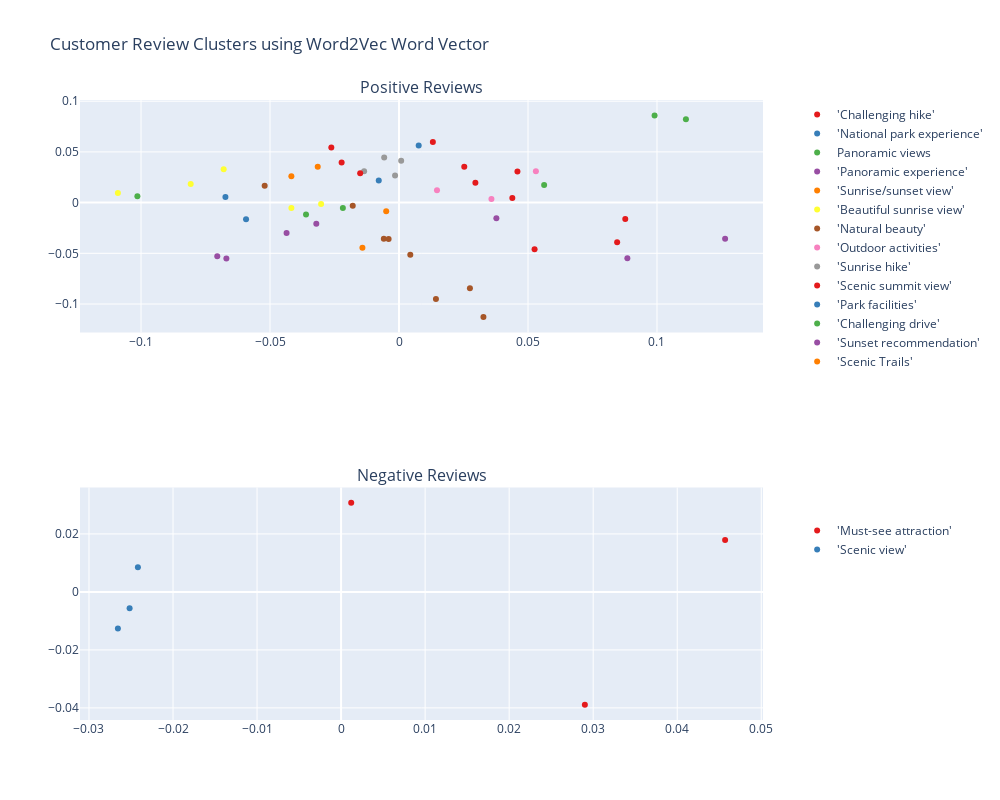

The cell this chart's notebook holds for it:
### Markdown cell above
## Clustering

### Code cell
# Filter the dataset based on "business_id"
selected_data = select_dataset(train_dataset, business_id, sentiment_model)
print(f"Business name: {selected_data['business_name'].unique()[0]}\n")

# Get the word vector from the pretrained transformer model
selected_data["w2v"] = w2v_encoder.transform(selected_data["clean_text"])

# Initialize evaluation results
evaluation = []

# Initialize subplots
fig = make_subplots(rows=2, cols=1, 
                    subplot_titles=["Positive Reviews", "Negative Reviews"])

for i, sentiment in enumerate(["positive", "negative"], start=1):

    # Prepare data for clustering by filtering it based on the sentiment
    X = selected_data[selected_data["sentiment"] == sentiment].copy()
    X_ = np.vstack(X["w2v"].values)
    print(f"Number of {sentiment} reviews: {len(X)}")

    # Clustering
    clust = HDBSCANClustering(apply_dim_reduction=True)
    X["label"] = clust.fit_transform(X_)

    # Evaluation
    evaluation.append(evaluate_cluster(X_, X["label"], sentiment))

    # Clusters' topic extraction
    cluster_text = get_cluster_centroids(X, "w2v", "label", n=2)
    cluster_label = {}
    for key in cluster_text:
        cluster_label[key] = name_cluster("\n".join(cluster_text[key]))
    
    # Fill label as "Other" for reviews considered as noise by HDBSCAN
    X["label"] = X["label"].map(cluster_label).fillna("Other")

    # Visualization
    visualize_cluster(fig, X, "w2v", "label",
                      row=i, sentiment=sentiment, show_outliers=False)

    print()

fig.update_layout(
    height=800,
    width=1000,
    title="Customer Review Clusters using Word2Vec Word Vector",
    legend=dict(
        yanchor="top",
        y=1.0,
        xanchor="left",
        x=1.05,
        tracegroupgap=150
    )
)
fig.show()

### Figure 1 — Plotly figure (JSON) as saved in the notebook; plotly's stock layout.template omitted (floating-point values rounded to 4 significant figures)
{"data": [{"customdata": [["the summit at just over 10k feet makes you work for your hikes, especially the climb back out of the crater!  ", "'Challenging hike'"], ["was a cool place, almost had hypothermia from the bad weather though so be super prepared!", "'Challenging hike'"], ["ultra rad! wickedly mystic spot!", "'Challenging hike'"], ["the bamboo forest was dark as you make your way through to some incredible waterfall views.", "'Challenging hike'"], ["it was a moderate hike during the wet months as it was fairly slippery for 3.7 miles roundtrip, but totally doable.", "'Challenging hike'"], ["it's a beautiful place, has couple of trails which starts from here.", "'Challenging hike'"]], "hovertemplate": "label=%{customdata[1]}<br>clean_text=%{customdata[0]}<extra></extra>", "legendgroup": "1", "marker": {"color": "rgb(228,26,28)", "symbol": "circle"}, "mode": "markers", "name": "'Challenging hike'", "orientation": "v", "showlegend": true, "type": "scatter", "x": [0.0877, 0.08456, 0.04591, 0.05255, 0.02961, 0.04393], "xaxis": "x", "y": [-0.01605, -0.03911, 0.03058, -0.04591, 0.01966, 0.004456], "yaxis": "y"}, {"customdata": [["the national park includes an extinct volcano on a tropical island and is one of the most stunning parks in the whole of the us.", "'National park experience'"], ["i did the sunset and star gazing your on halloween with a full moon!", "'National park experience'"]], "hovertemplate": "label=%{customdata[1]}<br>clean_text=%{customdata[0]}<extra></extra>", "legendgroup": "1", "marker": {"color": "rgb(55,126,184)", "symbol": "circle"}, "mode": "markers", "name": "'National park experience'", "orientation": "v", "showlegend": true, "type": "scatter", "x": [-0.06728, -0.05929], "xaxis": "x", "y": [0.005646, -0.01642], "yaxis": "y"}, {"customdata": [["the summit can be easily reached by car, so that everyone can enjoy the views from the peaks, which usually involve being higher than the clouds and can include the whole island and beyond without.", "Panoramic views"], ["great and awesome amazing experience that only a frew in the world have been.. a must have on your bucket list.....", "Panoramic views"], ["we did the sunrise and then the bike ride down the mountain very fun and also challenging", "Panoramic views"]], "hovertemplate": "label=%{customdata[1]}<br>clean_text=%{customdata[0]}<extra></extra>", "legendgroup": "1", "marker": {"color": "rgb(77,175,74)", "symbol": "circle"}, "mode": "markers", "name": "Panoramic views", "orientation": "v", "showlegend": true, "type": "scatter", "x": [-0.03604, -0.02176, -0.1014], "xaxis": "x", "y": [-0.01163, -0.005425, 0.006367], "yaxis": "y"}, {"customdata": [["if there are a very small group of you with two cars, one-way trips from top to bottom or bottom to top may be more enjoyable.", "'Panoramic experience'"], ["there are several lookout points on your way up to the crater which are great and offer amazing views!", "'Panoramic experience'"], ["a great place to change your outlook on life.", "'Panoramic experience'"]], "hovertemplate": "label=%{customdata[1]}<br>clean_text=%{customdata[0]}<extra></extra>", "legendgroup": "1", "marker": {"color": "rgb(152,78,163)", "symbol": "circle"}, "mode": "markers", "name": "'Panoramic experience'", "orientation": "v", "showlegend": true, "type": "scatter", "x": [0.1264, 0.03774, 0.08851], "xaxis": "x", "y": [-0.03572, -0.01544, -0.05484], "yaxis": "y"}, {"customdata": [["i highly recommend a visit for sunrise or sunset, too.", "'Sunrise/sunset view'"], ["i think the sunsets are prettier, and you'll see more variation of colours; but there's something wonderful about seeing the sunrise from the summit before tackling a day-long hike!  ", "'Sunrise/sunset view'"]], "hovertemplate": "label=%{customdata[1]}<br>clean_text=%{customdata[0]}<extra></extra>", "legendgroup": "1", "marker": {"color": "rgb(255,127,0)", "symbol": "circle"}, "mode": "markers", "name": "'Sunrise/sunset view'", "orientation": "v", "showlegend": true, "type": "scatter", "x": [-0.01418, -0.004961], "xaxis": "x", "y": [-0.04452, -0.008449], "yaxis": "y"}, {"customdata": [["we got clouds on our sunrise reservation but the pure quiet and seeing how small we all are is truly breathtaking.", "'Beautiful sunrise view'"], ["it has astonishing views, the driving up the mountain was a little long, but amusing for my kids, also entertaining and great view all the way.", "'Beautiful sunrise view'"], ["must visit place  stunning sunrise , and be advised to dress very warm.", "'Beautiful sunrise view'"], ["breathtaking experiences the sunset and sunrise make sure you dress appropriately very very warm clothes", "'Beautiful sunrise view'"], [" to watch the sunrise, blankets are a must... even when the sun rises, you can still see the wonderful scenery.", "'Beautiful sunrise view'"]], "hovertemplate": "label=%{customdata[1]}<br>clean_text=%{customdata[0]}<extra></extra>", "legendgroup": "1", "marker": {"color": "rgb(255,255,51)", "symbol": "circle"}, "mode": "markers", "name": "'Beautiful sunrise view'", "orientation": "v", "showlegend": true, "type": "scatter", "x": [-0.03021, -0.06796, -0.109, -0.04171, -0.08074], "xaxis": "x", "y": [-0.001391, 0.03292, 0.009548, -0.005238, 0.01836], "yaxis": "y"}, {"customdata": [["words cannot describe just how amazing our creator made such a lovely place...", "'Natural beauty'"], ["it's a good change of scenery from your maui beaches.", "'Natural beauty'"], ["beautiful drive up the mountain through many distinct environments.", "'Natural beauty'"], ["the drive up was long for us, but because we took our time to enjoy the changing sceneries.  highly recommended.", "'Natural beauty'"], ["crazy cool volcano to visit when you're in maui.", "'Natural beauty'"], ["but about the scared mountain its beautiful..if going be respectful also no taking rocks or sand", "'Natural beauty'"], ["beautiful volcano....looks like you're on mars....", "'Natural beauty'"], ["amazing views of a dormant super volcano sitting above the clouds!", "'Natural beauty'"]], "hovertemplate": "label=%{customdata[1]}<br>clean_text=%{customdata[0]}<extra></extra>", "legendgroup": "1", "marker": {"color": "rgb(166,86,40)", "symbol": "circle"}, "mode": "markers", "name": "'Natural beauty'", "orientation": "v", "showlegend": true, "type": "scatter", "x": [0.004374, 0.01432, -0.05207, -0.004031, 0.02748, -0.01794, 0.03272, -0.00588], "xaxis": "x", "y": [-0.05134, -0.09516, 0.0167, -0.03589, -0.08443, -0.00302, -0.1129, -0.03569], "yaxis": "y"}, {"customdata": [["we entered on road to hana to access the pipiwai trail (best hike to see amazing waterfalls and bamboo forests).", "'Outdoor activities'"], ["also folks bicycle to the top, this is considered as one of the greatest bike climbs in the world.", "'Outdoor activities'"], [" i don’t hesitate to pick the best place in hawaii haley color is picked.", "'Outdoor activities'"]], "hovertemplate": "label=%{customdata[1]}<br>clean_text=%{customdata[0]}<extra></extra>", "legendgroup": "1", "marker": {"color": "rgb(247,129,191)", "symbol": "circle"}, "mode": "markers", "name": "'Outdoor activities'", "orientation": "v", "showlegend": true, "type": "scatter", "x": [0.01472, 0.03582, 0.05306], "xaxis": "x", "y": [0.01213, 0.003476, 0.03104], "yaxis": "y"}, {"customdata": [["got up at 3 and reached 10,000 feet above the sea to witness the most beautiful sunrise with clouds as audience.", "'Sunrise hike'"], ["the sunset is beautiful, but be sure to wear warm clothes because the temperature drops once the sun starts setting.", "'Sunrise hike'"], ["the hike was amazing, but the kids weren't quite up to going 11 miles.", "'Sunrise hike'"], ["best place to watch the sunrise,  pack warm!", "'Sunrise hike'"]], "hovertemplate": "label=%{customdata[1]}<br>clean_text=%{customdata[0]}<extra></extra>", "legendgroup": "1", "marker": {"color": "rgb(153,153,153)", "symbol": "circle"}, "mode": "markers", "name": "'Sunrise hike'", "orientation": "v", "showlegend": true, "type": "scatter", "x": [-0.001526, -0.005745, -0.01352, 0.0008425], "xaxis": "x", "y": [0.02668, 0.04458, 0.03099, 0.0413], "yaxis": "y"}, {"customdata": [["you don't want to miss this day trip while on the island.", "'Scenic summit view'"], ["beautiful drive with amazing scene of the coastline, roaming cattle, and tasty fruit stands.", "'Scenic summit view'"], ["we arrived at the summit when it was sunny, so the wind was not high, and the temperature was cool - not cold as we thought.", "'Scenic summit view'"], ["long drive up the mountain but well worth the trip.", "'Scenic summit view'"], ["it is a long winding drive to the summit, but it is really worth it.", "'Scenic summit view'"]], "hovertemplate": "label=%{customdata[1]}<br>clean_text=%{customdata[0]}<extra></extra>", "legendgroup": "1", "marker": {"color": "rgb(228,26,28)", "symbol": "circle"}, "mode": "markers", "name": "'Scenic summit view'", "orientation": "v", "showlegend": true, "type": "scatter", "x": [-0.02225, -0.02623, -0.01505, 0.0253, 0.01312], "xaxis": "x", "y": [0.03961, 0.05423, 0.02901, 0.03536, 0.05966], "yaxis": "y"}, {"customdata": [["never changes , great park lot warmer than the last time we were there.", "'Park facilities'"], ["i felt like my car was safe parked at the national park parking lot and the restrooms were pristine and fully stocked.", "'Park facilities'"]], "hovertemplate": "label=%{customdata[1]}<br>clean_text=%{customdata[0]}<extra></extra>", "legendgroup": "1", "marker": {"color": "rgb(55,126,184)", "symbol": "circle"}, "mode": "markers", "name": "'Park facilities'", "orientation": "v", "showlegend": true, "type": "scatter", "x": [0.00763, -0.007854], "xaxis": "x", "y": [0.05624, 0.02181], "yaxis": "y"}, {"customdata": [["the road was a little scary but so worth getting to the top.", "'Challenging drive'"], ["great visit but compared to other national parks, there isn't as much to see or do here", "'Challenging drive'"], ["the drive up is a little scary, but totally worth the effort.", "'Challenging drive'"]], "hovertemplate": "label=%{customdata[1]}<br>clean_text=%{customdata[0]}<extra></extra>", "legendgroup": "1", "marker": {"color": "rgb(77,175,74)", "symbol": "circle"}, "mode": "markers", "name": "'Challenging drive'", "orientation": "v", "showlegend": true, "type": "scatter", "x": [0.09907, 0.05626, 0.1112], "xaxis": "x", "y": [0.08601, 0.01736, 0.0823], "yaxis": "y"}, {"customdata": [["i recommend this place, especially for sundown and most of all, sunrises here are amazing!!!", "'Sunset recommendation'"], ["majestic views which ordinarily could only be seen through an airplane's windows - so  wonderful.  ", "'Sunset recommendation'"], ["i highly recommend reserving a spot to watch sunrise.", "'Sunset recommendation'"], ["an amazing sight to see, i would highly highly recommend visiting.", "'Sunset recommendation'"]], "hovertemplate": "label=%{customdata[1]}<br>clean_text=%{customdata[0]}<extra></extra>", "legendgroup": "1", "marker": {"color": "rgb(152,78,163)", "symbol": "circle"}, "mode": "markers", "name": "'Sunset recommendation'", "orientation": "v", "showlegend": true, "type": "scatter", "x": [-0.06692, -0.07044, -0.03206, -0.04358], "xaxis": "x", "y": [-0.05503, -0.05299, -0.0209, -0.03], "yaxis": "y"}, {"customdata": [["the veiw is breath taking, calm and peacful.", "'Scenic Trails'"], ["great hike to falls trail was muddy and can be very challenging at times.", "'Scenic Trails'"]], "hovertemplate": "label=%{customdata[1]}<br>clean_text=%{customdata[0]}<extra></extra>", "legendgroup": "1", "marker": {"color": "rgb(255,127,0)", "symbol": "circle"}, "mode": "markers", "name": "'Scenic Trails'", "orientation": "v", "showlegend": true, "type": "scatter", "x": [-0.03151, -0.04172], "xaxis": "x", "y": [0.03538, 0.0261], "yaxis": "y"}, {"customdata": [["book ahead, sold out in 23 minutes my first attempt (lost my spot while preparing my account).", "'Must-see attraction'"], ["we even had my 73 year old mother on the hike, with little assistance.", "'Must-see attraction'"], ["the tickets that cost bucks to get sell out in 90 seconds every day.", "'Must-see attraction'"]], "hovertemplate": "label=%{customdata[1]}<br>clean_text=%{customdata[0]}<extra></extra>", "legendgroup": "2", "marker": {"color": "rgb(228,26,28)", "symbol": "circle"}, "mode": "markers", "name": "'Must-see attraction'", "orientation": "v", "showlegend": true, "type": "scatter", "x": [0.02901, 0.001204, 0.0457], "xaxis": "x2", "y": [-0.03887, 0.03071, 0.01792], "yaxis": "y2"}, {"customdata": [["you don't want to drive all the way up there and be socked in with clouds.  ", "'Scenic view'"], ["it's windy and the cold blows right through to your bones", "'Scenic view'"], ["silver sword....looks like it was spray painted....dont touch...", "'Scenic view'"]], "hovertemplate": "label=%{customdata[1]}<br>clean_text=%{customdata[0]}<extra></extra>", "legendgroup": "2", "marker": {"color": "rgb(55,126,184)", "symbol": "circle"}, "mode": "markers", "name": "'Scenic view'", "orientation": "v", "showlegend": true, "type": "scatter", "x": [-0.02418, -0.02656, -0.02517], "xaxis": "x2", "y": [0.008543, -0.01263, -0.005672], "yaxis": "y2"}], "layout": {"annotations": [{"font": {"size": 16}, "showarrow": false, "text": "Positive Reviews", "x": 0.5, "xanchor": "center", "xref": "paper", "y": 1, "yanchor": "bottom", "yref": "paper"}, {"font": {"size": 16}, "showarrow": false, "text": "Negative Reviews", "x": 0.5, "xanchor": "center", "xref": "paper", "y": 0.375, "yanchor": "bottom", "yref": "paper"}], "height": 800, "legend": {"tracegroupgap": 150, "x": 1.05, "xanchor": "left", "y": 1, "yanchor": "top"}, "title": {"text": "Customer Review Clusters using Word2Vec Word Vector"}, "width": 1000, "xaxis": {"anchor": "y", "autorange": true, "domain": [0, 1], "range": [-0.1237, 0.1411], "type": "linear"}, "xaxis2": {"anchor": "y2", "autorange": true, "domain": [0, 1], "range": [-0.03108, 0.05021], "type": "linear"}, "yaxis": {"anchor": "x", "autorange": true, "domain": [0.625, 1], "range": [-0.1281, 0.1012], "type": "linear"}, "yaxis2": {"anchor": "x2", "autorange": true, "domain": [0, 0.375], "range": [-0.04417, 0.03601], "type": "linear"}}}
